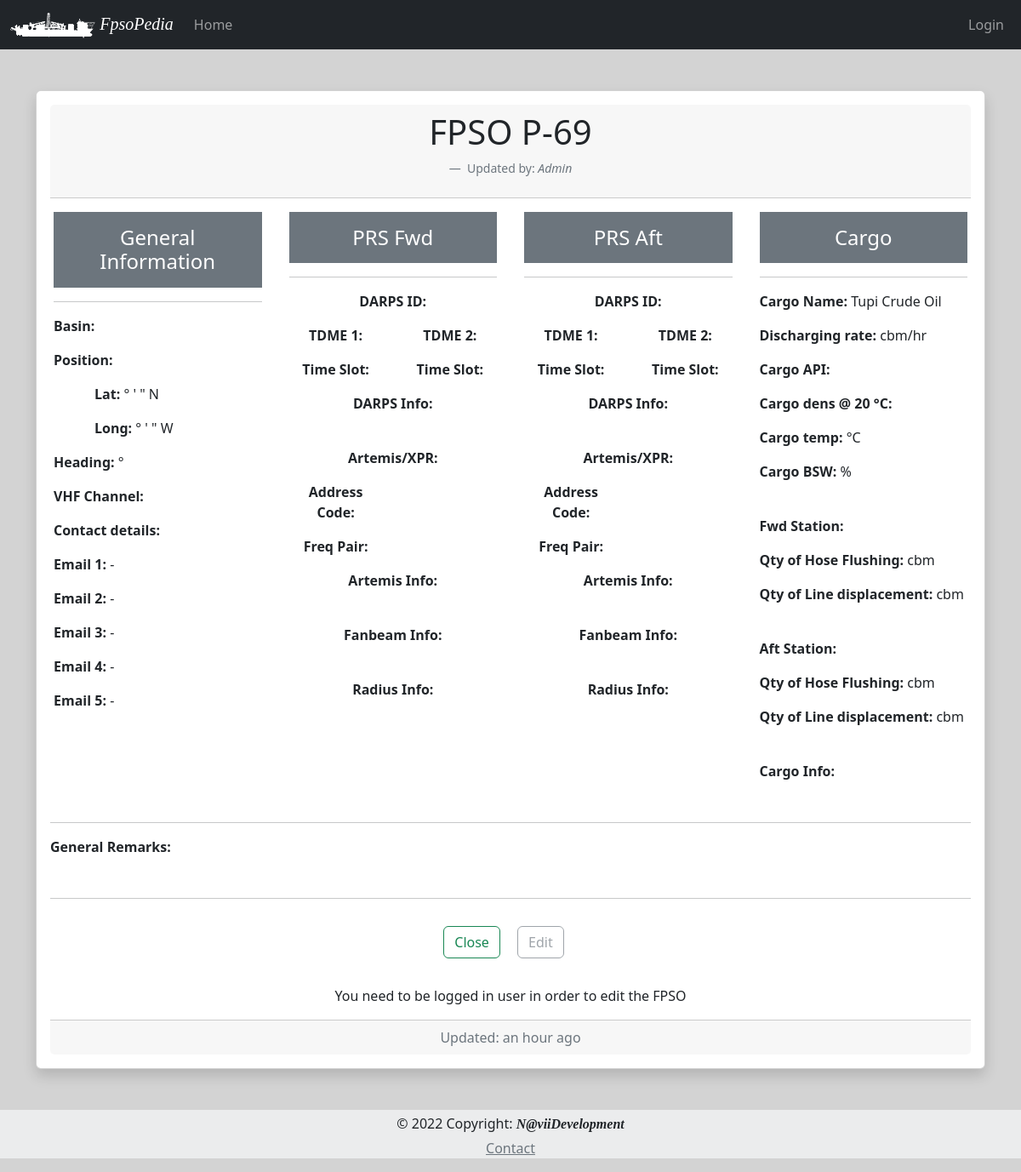
Screenshot of /fpso/2 with the database file from the repository.
### App/models.py (models this page shows, shortened)
class Fpso(db.Model):
    id = db.Column(db.Integer, primary_key=True)
    fpso_owner = db.Column(db.String, index=True, default="None")
    timestamp = db.Column(db.DateTime, default=datetime.utcnow)
    fpso_name = db.Column(db.String, unique=True, index=True)
    fpso_basin = db.Column(db.String, default="None", nullable = True)
    fpso_img_name = db.Column(db.String, default="default_fpso_card")
    fpso_remarks = db.Column(db.String, default="None")
    fpso_psn_lat_deg = db.Column(db.String, nullable = True)
    fpso_psn_lat_min = db.Column(db.String, nullable = True)
    fpso_psn_lat_sec = db.Column(db.String, nullable = True)
    fpso_psn_lat_NS = db.Column(db.String, default="S", nullable = True)
    fpso_psn_long_deg = db.Column(db.String, nullable = True)
    fpso_psn_long_min = db.Column(db.String, nullable = True)
    fpso_psn_long_sec = db.Column(db.String, nullable = True)
    fpso_psn_long_WE = db.Column(db.String, default="W", nullable = True)
    fpso_hdg = db.Column(db.String, nullable = True)
    fpso_disch_rate = db.Column(db.String, nullable = True)
    fpso_vhf = db.Column(db.String, default="None", nullable = True)
    fpso_email_1 = db.Column(db.String, default="fpso@example.com", nullable = True)
    fpso_email_2 = db.Column(db.String, default="fpso@example.com", nullable = True)
    fpso_email_3 = db.Column(db.String, default="fpso@example.com", nullable = True)
    fpso_email_4 = db.Column(db.String, default="fpso@example.com", nullable = True)
    fpso_email_5 = db.Column(db.String, default="fpso@example.com", nullable = True)
    cargo_name = db.Column(db.String, nullable = True)
    cargo_API = db.Column(db.String, nullable = True)
    cargo_dens = db.Column(db.String, nullable = True)
    cargo_temp = db.Column(db.String, nullable = True)
    cargo_bsw = db.Column(db.String, nullable = True)
    cargo_line_displ_fwd = db.Column(db.String, nullable = True)
    cargo_Hose_Flush_fwd = db.Column(db.String, nullable = True)
    cargo_line_displ_aft = db.Column(db.String, nullable = True)
    cargo_Hose_Flush_aft = db.Column(db.String, nullable = True)
    cargo_info = db.Column(db.String, nullable = True)
    darps_ID_fwd = db.Column(db.String, nullable = True)
    darps_1_tdma_fwd = db.Column(db.String, nullable = True)
    darps_2_tdma_fwd = db.Column(db.String, nullable = True)
    darps_info_fwd = db.Column(db.String, nullable = True)
    darps_1_ts_fwd = db.Column(db.String, nullable = True)
    darps_2_ts_fwd= db.Column(db.String, nullable = True)
    darps_ID_aft = db.Column(db.String, nullable = True)
    darps_1_tdma_aft = db.Column(db.String, nullable = True)
    darps_2_tdma_aft = db.Column(db.String, nullable = True)
    darps_info_aft = db.Column(db.String, nullable = True)
    darps_1_ts_aft = db.Column(db.String, nullable = True)
    darps_2_ts_aft= db.Column(db.String, nullable = True)
    artemis_address_code_fwd = db.Column(db.String, nullable = True)
    artemis_freq_pair_fwd = db.Column(db.String, nullable = True)
    artemis_info_fwd = db.Column(db.String, nullable = True)
    fanbeam_info_fwd = db.Column(db.String, nullable = True)
    radius_info_fwd = db.Column(db.String, nullable = True)
    artemis_address_code_aft = db.Column(db.String, nullable = True)
    artemis_freq_pair_aft = db.Column(db.String, nullable = True)
    artemis_info_aft = db.Column(db.String, nullable = True)
    fanbeam_info_aft = db.Column(db.String, nullable = True)
    radius_info_aft = db.Column(db.String, nullable = True)

### App/routes.py (the view)
@app.route('/fpso/<id>')
def fpso_page(id):
    form = EmptyForm()
    fpso = Fpso.query.get_or_404(id)
    return render_template('fpso_page.html', fpso=fpso, title='FPSO_Page', form=form)

### App/templates/fpso_page.html (shortened to what this page needs)
{% extends "base.html" %}
{%  block content %}
<div class="card text-center shadow p-3 mb-5 bg-body rounded">
  <div class="card-header ">
    <h2 class="display-6 mb-4">{{ fpso.fpso_name }}</h2>
    <figcaption class="blockquote-footer">
    Updated by: <cite title="Source Title"> {{ fpso.fpso_owner }}</cite>
  </figcaption>
  </div>
  <div class="row">
    <div class="card-body col-12 col-lg-3">
        <h4 class="card-title p-3 mb-2 bg-secondary text-white">General Information</h4>
        <hr>
        <p class="card-text text-start"><b>Basin: </b>{{ fpso.fpso_basin }}</p>
        <p class="card-text text-start"><b>Position: </b></p>
        <p class="card-text text-start ms-5"><b>Lat: </b>{{ fpso.fpso_psn_lat_deg }}&#176 {{ fpso.fpso_psn_lat_min }}' {{ fpso.fpso_psn_lat_sec }}" {{ fpso.fpso_psn_lat_NS }}</p>
        <p class="card-text text-start ms-5"><b>Long: </b>{{ fpso.fpso_psn_long_deg }}&#176 {{ fpso.fpso_psn_long_min }}' {{ fpso.fpso_psn_long_sec }}" {{ fpso.fpso_psn_long_WE }}</p>
        <p class="card-text text-start"><b>Heading: </b>{{ fpso.fpso_hdg }} &#176</p>
        <p class="card-text text-start"><b>VHF Channel: </b>{{ fpso.fpso_vhf }}</p>
        <p class="card-text text-start"><b>Contact details: </b></p>
        <p class="card-text text-start"><b>Email 1: </b>{{ " - " if fpso.fpso_email_1 == 'fpso@example.com' else fpso.fpso_email_1 }}</p>
        <p class="card-text text-start"><b>Email 2: </b>{{ " - " if fpso.fpso_email_2 == 'fpso@example.com' else fpso.fpso_email_2 }}</p>
        <p class="card-text text-start"><b>Email 3: </b>{{ " - " if fpso.fpso_email_3 == 'fpso@example.com' else fpso.fpso_email_3 }}</p>
        <p class="card-text text-start"><b>Email 4: </b>{{ " - " if fpso.fpso_email_4 == 'fpso@example.com' else fpso.fpso_email_4 }}</p>
        <p class="card-text text-start"><b>Email 5: </b>{{ " - " if fpso.fpso_email_5 == 'fpso@example.com' else fpso.fpso_email_5 }}</p>
    </div>
    <div class="card-body col-12 col-lg-3 ">
        <h4 class="card-title p-3 mb-2 bg-secondary text-white">PRS Fwd</h4>
        <hr>
        <p class="card-text text-center"><b>DARPS ID: </b>{{ fpso.darps_ID_fwd }}</p>
        <div class="row">
            <p class="card-text col-6"><b>TDME 1: </b>{{ fpso.darps_1_tdma_fwd }}</p>
            <p class="card-text col-6"><b>TDME 2: </b>{{ fpso.darps_2_tdma_fwd }}</p>
        </div>
        <div class="row">
            <p class="card-text col-6"><b>Time Slot: </b>{{ fpso.darps_1_ts_fwd }}</p>
            <p class="card-text col-6"><b>Time Slot: </b>{{ fpso.darps_2_ts_fwd }}</p>
        </div>
        <p class="card-text text-center"><b>DARPS Info: </b></p>
        <br>
        <p class="card-text text-center"><b>Artemis/XPR: </b></p>
        <div class="row">
            <p class="card-text col-6"><b>Address Code: </b></p>
            <p class="card-text col-6">{{ fpso.artemis_address_code_fwd }}</p>
            <p class="card-text col-6"><b>Freq Pair: </b></p>
            <p class="card-text col-6"> {{ fpso.artemis_freq_pair_fwd }}</p>
        </div>
        <p class="card-text text-center"><b>Artemis Info: </b></p>
        <br>
        <p class="card-text text-center"><b>Fanbeam Info: </b></p>
        <br>
        <p class="card-text text-center"><b>Radius Info: </b></p>
    </div>
    <div class="card-body col-12 col-lg-3">
        <h4 class="card-title p-3 mb-2 bg-secondary text-white">PRS Aft</h4>
        <hr>
        <p class="card-text text-center"><b>DARPS ID: </b>{{ fpso.darps_ID_aft }}</p>
        <div class="row">
            <p class="card-text col-6"><b>TDME 1: </b>{{ fpso.darps_1_tdma_aft }}</p>
            <p class="card-text col-6"><b>TDME 2: </b>{{ fpso.darps_2_tdma_aft }}</p>
        </div>
        <div class="row">
            <p class="card-text col-6"><b>Time Slot: </b>{{ fpso.darps_1_ts_aft }}</p>
            <p class="card-text col-6"><b>Time Slot: </b>{{ fpso.darps_2_ts_aft }}</p>
        </div>
        <p class="card-text text-center"><b>DARPS Info: </b></p>
        <br>
        <p class="card-text text-center"><b>Artemis/XPR: </b></p>
        <div class="row">
            <p class="card-text col-6"><b>Address Code: </b></p>
            <p class="card-text col-6">{{ fpso.artemis_address_code_aft }}</p>
            <p class="card-text col-6"><b>Freq Pair: </b></p>
            <p class="card-text col-6">{{ fpso.artemis_freq_pair_aft }}</p>
        </div>
        <p class="card-text text-center"><b>Artemis Info: </b></p>
        <br>
        <p class="card-text text-center"><b>Fanbeam Info: </b></p>
        <br>
        <p class="card-text text-center"><b>Radius Info: </b></p>
    </div>
    <div class="card-body col-12 col-lg-3">
        <h4 class="card-title p-3 mb-2 bg-secondary text-white">Cargo</h4>
        <hr>
        <p class="card-text text-start"><b>Cargo Name: </b>{{ fpso.cargo_name }}</p>
        <p class="card-text text-start"><b>Discharging rate: </b>{{ fpso.fpso_disch_rate }} cbm/hr</p>
        <p class="card-text text-start"><b>Cargo API: </b>{{ fpso.cargo_API }}</p>
        <p class="card-text text-start"><b>Cargo dens @ 20 &#176C: </b>{{ fpso.cargo_dens }}</p>
        <p class="card-text text-start"><b>Cargo temp: </b>{{ fpso.cargo_temp }}&#176C</p>
         <p class="card-text text-start"><b>Cargo BSW: </b>{{ fpso.cargo_bsw }}&#37</p>
        <br>
        <p class="card-text text-start"><b>Fwd Station: </b></p>
        <p class="card-text text-start"><b>Qty of Hose Flushing: </b>{{ fpso.cargo_line_displ_fwd }} cbm</p>
        <p class="card-text text-start"><b>Qty of Line displacement: </b>{{ fpso.cargo_Hose_Flush_fwd }} cbm</p>
        <br>
        <p class="card-text text-start"><b>Aft Station: </b></p>
        <p class="card-text text-start"><b>Qty of Hose Flushing: </b>{{ fpso.cargo_line_displ_aft }} cbm</p>
        <p class="card-text text-start"><b>Qty of Line displacement: </b>{{ fpso.cargo_Hose_Flush_aft }} cbm</p>
        <br>
        <p class="card-text text-start"><b>Cargo Info: </b></p>
    </div>
  </div>
  <hr>
<p class="card-text text-start"><b>General Remarks: </b></p>
<hr>
  <div class="row">
    <div class="card-body">
        <a href="{{ url_for('index') }}" class="btn btn-outline-success me-3 mb-3">Close</a>
        <a href="{{ url_for('edit_fpso', id=fpso.id) }}" class="btn btn-outline-secondary {{ '' if current_user.is_authenticated else 'disabled'}} me-3 mb-3">Edit</a>
    </div>
    <p class="fw-lighter">{{ " " if current_user.is_authenticated else "You need to be logged in user in order to edit the FPSO" }}</p>
  </div>
  <div class="card-footer text-muted">
    Updated: {{ moment(fpso.timestamp).fromNow(refresh=True) }}
  </div>
</div>
{% endblock %}

### App/static/css/style.css (style rules this page uses)
body { background-color: lightgray; }

### rows the page displays
Fpso: fpso_name "FPSO P-69", fpso_owner "Admin", fpso_psn_lat_NS "N", fpso_psn_long_WE "W", fpso_email_1 "-", fpso_email_2 "-", fpso_email_3 "-", fpso_email_4 "-", fpso_email_5 "-", cargo_name "Tupi Crude Oil", timestamp "an hour ago"
